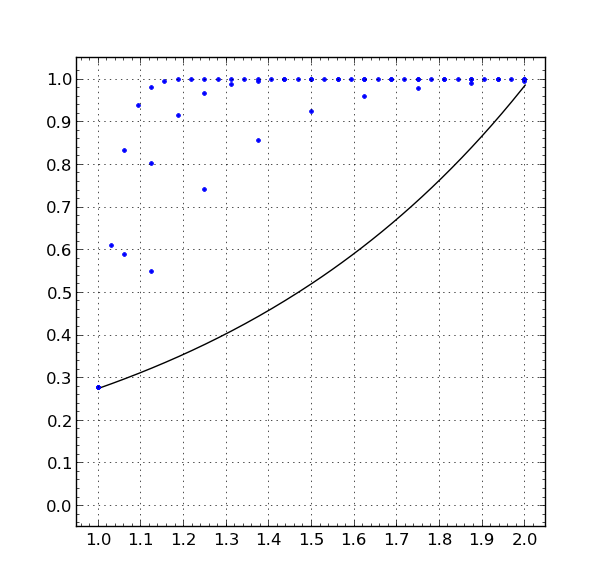

The script that drew this image:
import sys

# 参考: http://w.livedoor.jp/met-python/d/matplotlib
import numpy as np
import matplotlib.pyplot as plt

import formula

if __name__ == '__main__':
    if len(sys.argv) < 2:
        rate = 2
    else:
        rate = int(sys.argv[1])
    print('rate =', rate)
    print()

    # n_blocks * block = slot
    # n_slots  * slot  = data
    # n_blocks * n_slots * block = data
    # n_slots = redundancy
    # data_blocks = n_slots * n_blocks
    data_blocks = 128
    pb = 0.99

    total_blocks = data_blocks * rate
    xt = np.arange(data_blocks, rate * data_blocks + 1.0)
    yt = []
    for x in xt:
        p = formula.p_multiplex(int(x), int(data_blocks), pb)
        yt.append(p)
    xt /= data_blocks
    plt.plot(xt, yt, color='k', lw=1)

    n_slots_tup = (8, 16, 32)
    for n_slots in n_slots_tup:
        n_blocks = data_blocks // n_slots
        ps = pb ** n_blocks
        print('n_blocks={}'.format(n_blocks))
        print('n_slots={}'.format(n_slots))
        print('pb={:.3f}'.format(pb))
        print('ps={:.3f}'.format(ps))

        xs = np.arange(n_slots, n_slots * rate + 1.0)
        ys = []
        for x in xs:
            pd = formula.p_reed_solomon(int(x), int(x - n_slots), ps)
            ys.append(pd)
        xs /= n_slots
        plt.plot(xs, ys, 'b.')
      # print('xs =', list(xs))
      # print('ys =', list(ys))
        print()

    # 縦横の縮尺を同じにする。
    plt.axis('scaled')
    plt.xlim(xmin=1-0.05, xmax=rate+0.05)
    plt.ylim(ymin=-0.05, ymax=1.05)
    plt.grid(True)

    # from ticket_89.py
    plt.minorticks_on()
    plt.locator_params(axis='both', tight=False, nbins=21) # grid 間隔
    plt.show()
